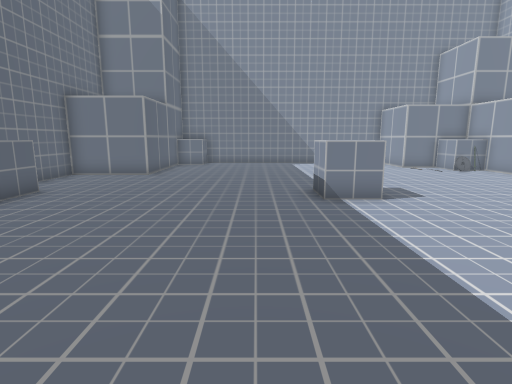
View 1 (above)

15 first-person views from a walk through a 3-D level made in the Unity game engine. The camera is 1.5 m above the floor, tilts 10° down and sees 80° across. The floor is counted in squares, 1 m on a side. Each view is taken from the middle of a square. On the plan, view 1 faces up. The plan holds only what a view shows up to about 15 squares ahead; the rest is blank. The player character is not drawn. Some animated figures are not drawn.

View 2
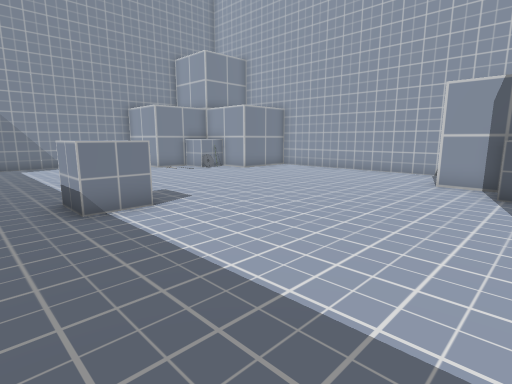

View 3
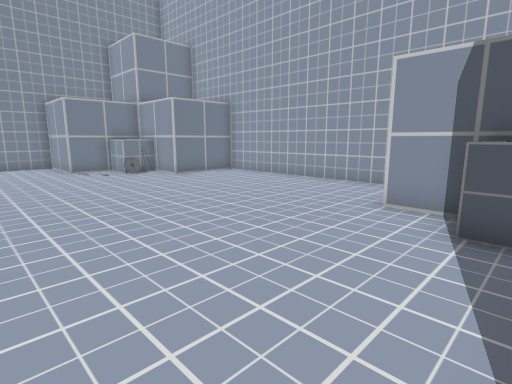

View 4
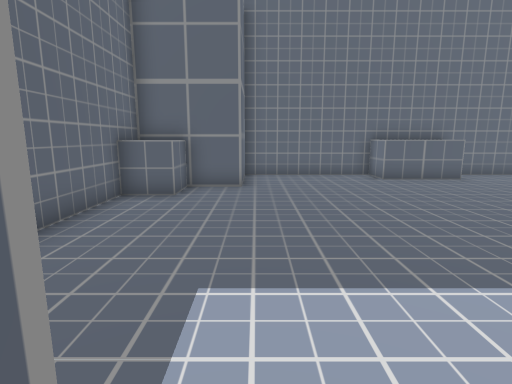

View 5
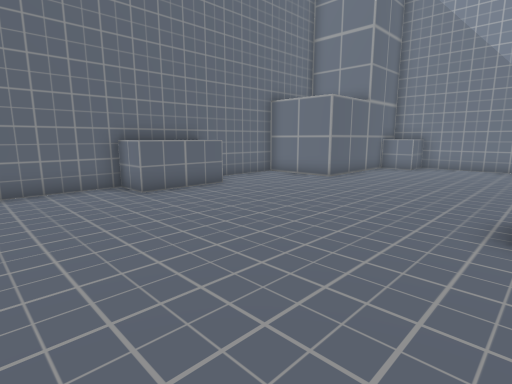

View 6
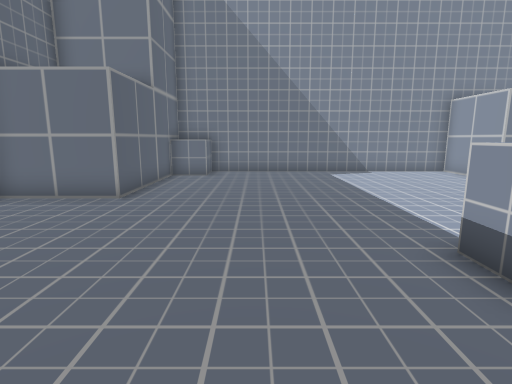

View 7
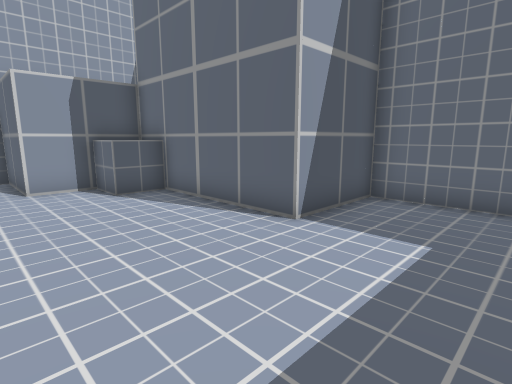

View 8
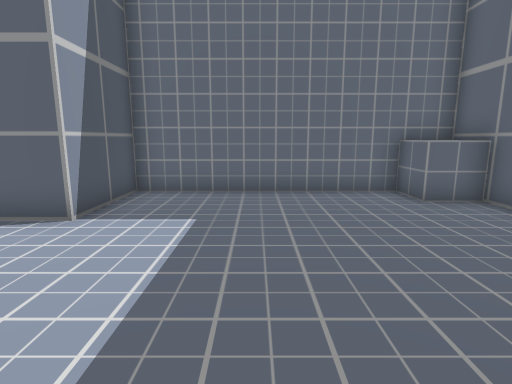

View 9
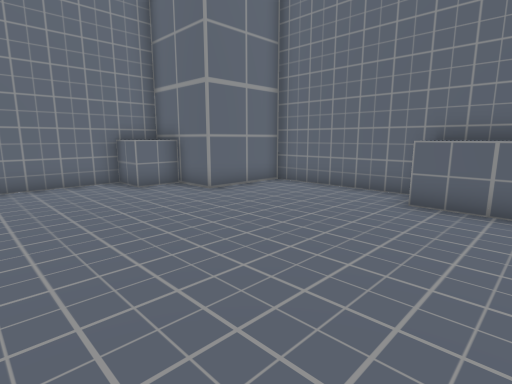

View 10
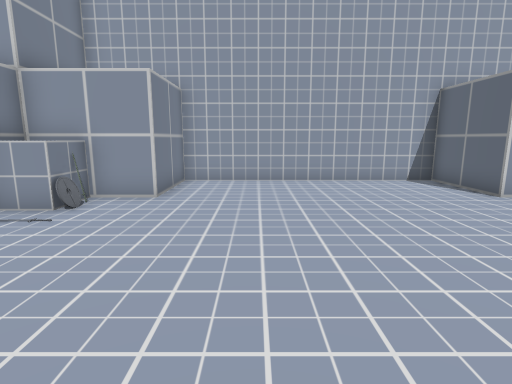

View 11
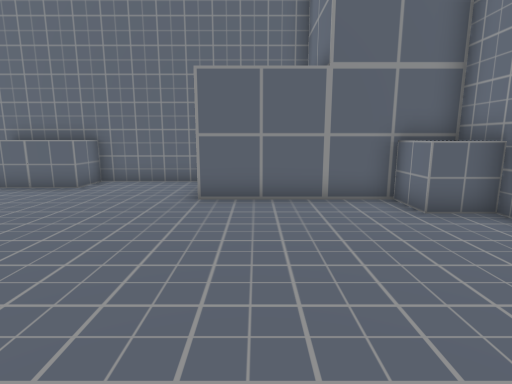

View 12
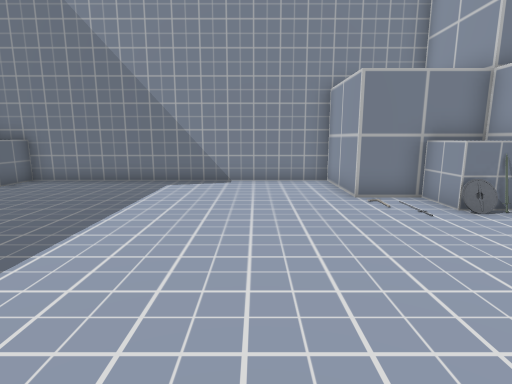

View 13
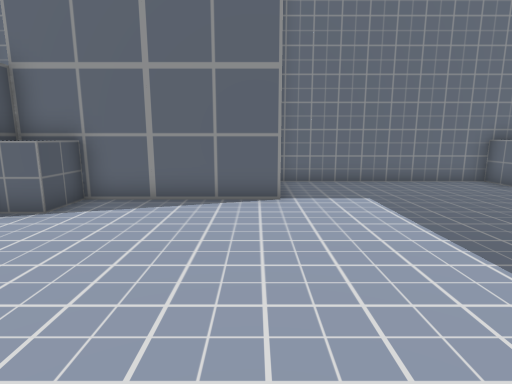

View 14
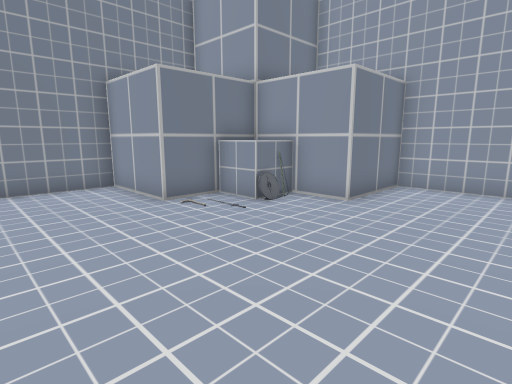

View 15
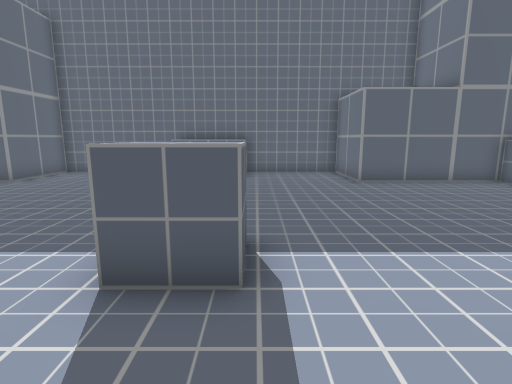

### Floor plan
Points are (right, up) in squares from view 1. A wall is a line through its corners. A room is listed if a view was taken in it or the views show most of it. See-through windows are left out.
Room 1 (views 1, 2, 3, 4, 5, 6, 7, 8, 9, 10, 11, 12, 13, 14, 15)
walls: (-7.6, 5.6) (-7.6, 0.6) (-4.4, 0.6) (-4.4, -2.6); (-2.5, -2.6) (4.4, -2.6) (4.4, 0.6) (10.7, 0.6) (10.7, 3.7) (13.9, 3.7) (13.9, 12.6) (10.7, 12.6) (10.7, 15.7) (7.6, 15.7) (7.6, 18.9) (-4.4, 18.9) (-4.4, 12.6) (-7.6, 12.6) (-7.6, 8.4)
objects: other object (-8, 6) to (-6, 7); other object (-8, 8) to (-6, 8); other object (-4, -3) to (-3, -1); other object (-4, 18) to (-3, 18); other object (2, 8) to (3, 9); other object (9, 1) to (10, 2); other object (9, 14) to (10, 15); other object (10, 13); shield (10, 14)

Positions as (right, up) in squares from view 1, and headings:
1: (0, 0), facing up
2: (0, 1), facing up-right
3: (4, 1), facing up-right
4: (5, 1), facing left
5: (2, 2), facing up-left
6: (-1, 5), facing up
7: (1, 5), facing down-right
8: (1, 6), facing down
9: (1, 8), facing down-left
10: (3, 10), facing right
11: (3, 14), facing left
12: (5, 8), facing up
13: (5, 8), facing down
14: (4, 9), facing up-right
15: (6, 9), facing left
